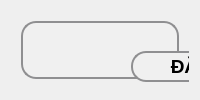
      <widget class="QWidget" name="page_LOGIN">
       <layout class="QGridLayout" name="gridLayout_4">
        <item row="0" column="0">
         <widget class="QFrame" name="frame_4">
          <property name="maximumSize">
           <size>
            <width>461</width>
            <height>541</height>
           </size>
          </property>
          <property name="styleSheet">
           <string notr="true">background-color: #f0f0f0;
                border: 2px solid #8f8f91;
                border-radius: 15px;
                margin: 10px;</string>
          </property>
          <property name="frameShape">
           <enum>QFrame::StyledPanel</enum>
          </property>
          <property name="frameShadow">
           <enum>QFrame::Raised</enum>
          </property>
          <widget class="QLabel" name="label_7">
           <property name="geometry">
            <rect>
             <x>110</x>
             <y>30</y>
             <width>281</width>
             <height>51</height>
            </rect>
           </property>
           <property name="font">
            <font>
             <family>Tahoma</family>
             <pointsize>14</pointsize>
             <weight>75</weight>
             <bold>true</bold>
            </font>
           </property>
           <property name="text">
            <string>ĐĂNG NHẬP ADMIN</string>
           </property>
           <property name="alignment">
            <set>Qt::AlignCenter</set>
           </property>
          </widget>
          <widget class="QLabel" name="label_8">
           <property name="geometry">
            <rect>
             <x>70</x>
             <y>90</y>
             <width>120</width>
             <height>51</height>
            </rect>
           </property>
           <property name="font">
            <font>
             <family>Tahoma</family>
            </font>
           </property>
           <property name="text">
            <string>TÀI KHOẢN</string>
           </property>
           <property name="alignment">
            <set>Qt::AlignCenter</set>
           </property>
          </widget>
          <widget class="QLabel" name="label_9">
           <property name="geometry">
            <rect>
             <x>70</x>
             <y>180</y>
             <width>120</width>
             <height>51</height>
            </rect>
           </property>
           <property name="font">
            <font>
             <family>Tahoma</family>
            </font>
           </property>
           <property name="text">
            <string>MẬT KHẨU</string>
           </property>
           <property name="alignment">
            <set>Qt::AlignCenter</set>
           </property>
          </widget>
          <widget class="QCheckBox" name="cb_sp_dn">
           <property name="geometry">
            <rect>
             <x>70</x>
             <y>280</y>
             <width>151</width>
             <height>41</height>
            </rect>
           </property>
           <property name="font">
            <font>
             <family>Tahoma</family>
            </font>
           </property>
           <property name="styleSheet">
            <string notr="true"/>
           </property>
           <property name="text">
            <string>Show password</string>
           </property>
          </widget>
          <widget class="QPushButton" name="bt_dang_nhap">
           <property name="geometry">
            <rect>
             <x>70</x>
             <y>340</y>
             <width>150</width>
             <height>51</height>
            </rect>
           </property>
           <property name="font">
            <font>
             <family>Tahoma</family>
            </font>
           </property>
           <property name="styleSheet">
            <string notr="true">color: rgb(255, 255, 255);
border-radius: 15px; 
background-color: rgb(95, 0, 0);</string>
           </property>
           <property name="text">
            <string>ĐĂNG NHẬP</string>
           </property>
          </widget>
          <widget class="QPushButton" name="bt_trang_chu_admin">
           <property name="geometry">
            <rect>
             <x>70</x>
             <y>380</y>
             <width>150</width>
             <height>51</height>
            </rect>
           </property>
           <property name="font">
            <font>
             <family>Tahoma</family>
            </font>
           </property>
           <property name="styleSheet">
            <string notr="true">background-color: rgb(0, 0, 38);
color: rgb(255, 255, 255);
border-radius: 15px; </string>
           </property>
           <property name="text">
            <string>TRANG CHỦ</string>
           </property>
          </widget>
          <widget class="QPushButton" name="bt_doi_mk">
           <property name="geometry">
            <rect>
             <x>70</x>
             <y>420</y>
             <width>151</width>
             <height>51</height>
            </rect>
           </property>
           <property name="font">
            <font>
             <family>Tahoma</family>
            </font>
           </property>
           <property name="styleSheet">
            <string notr="true">background-color: rgb(0, 0, 38);
color: rgb(255, 255, 255);
border-radius: 15px; </string>
           </property>
           <property name="text">
            <string>ĐỔI MẬT KHẨU</string>
           </property>
          </widget>
          <widget class="QPushButton" name="bt_quen_mk">
           <property name="geometry">
            <rect>
             <x>70</x>
             <y>460</y>
             <width>150</width>
             <height>51</height>
            </rect>
           </property>
           <property name="font">
            <font>
             <family>Tahoma</family>
            </font>
           </property>
           <property name="styleSheet">
            <string notr="true">background-color: rgb(0, 0, 38);
color: rgb(255, 255, 255);
border-radius: 15px; </string>
           </property>
           <property name="text">
            <string>QUÊN MẬT KHẨU</string>
           </property>
          </widget>
          <widget class="QLineEdit" name="edt_tk">
           <property name="geometry">
            <rect>
             <x>70</x>
             <y>130</y>
             <width>251</width>
             <height>65</height>
            </rect>
           </property>
           <property name="minimumSize">
            <size>
             <width>251</width>
             <height>31</height>
            </size>
           </property>
           <property name="font">
            <font>
             <family>Arial,sans-serif</family>
             <pointsize>-1</pointsize>
            </font>
           </property>
           <property name="styleSheet">
            <string notr="true">QLineEdit {
                border: 2px solid black;
                border-radius: 10px;
                padding: 10px;
                background-color: #f5f5f5;
                color: #333;
                font-family: Arial, sans-serif;
                font-size: 14px;
            }
            QLineEdit:focus {
                border: 2px solid black;
            }</string>
           </property>
          </widget>
          <widget class="QLineEdit" name="edt_mk">
           <property name="geometry">
            <rect>
             <x>70</x>
             <y>220</y>
             <width>251</width>
             <height>65</height>
            </rect>
           </property>
           <property name="minimumSize">
            <size>
             <width>251</width>
             <height>31</height>
            </size>
           </property>
           <property name="font">
            <font>
             <family>Arial,sans-serif</family>
             <pointsize>-1</pointsize>
            </font>
           </property>
           <property name="styleSheet">
            <string notr="true">QLineEdit {
                border: 2px solid black;
                border-radius: 10px;
                padding: 10px;
                background-color: #f5f5f5;
                color: #333;
                font-family: Arial, sans-serif;
                font-size: 14px;
            }
            QLineEdit:focus {
                border: 2px solid black;
            }</string>
           </property>
          </widget>
         </widget>
        </item>
       </layout>
      </widget>
